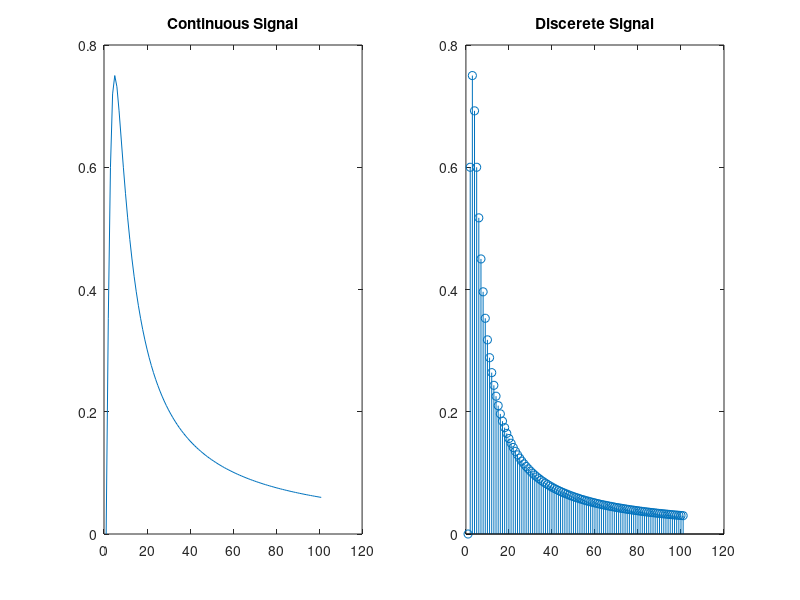

The MATLAB script that drew this image:
% Generate deterministic continuous time signal having equation 
% x(t)= 3t/(4+t^2) and discrete time signal having equation x(n)= 3n/(4+n^2)

clc;
clear;

t=0:0.5:50;
n=0:1:100;

x_c=3*t./(4+t.^2);
x_d=3*n./(4+n.^2);

figure;
subplot(1,2,1);
plot(x_c);
title('Continuous Signal'); 

subplot(1,2,2);
stem(x_d);
title('Discerete Signal');
